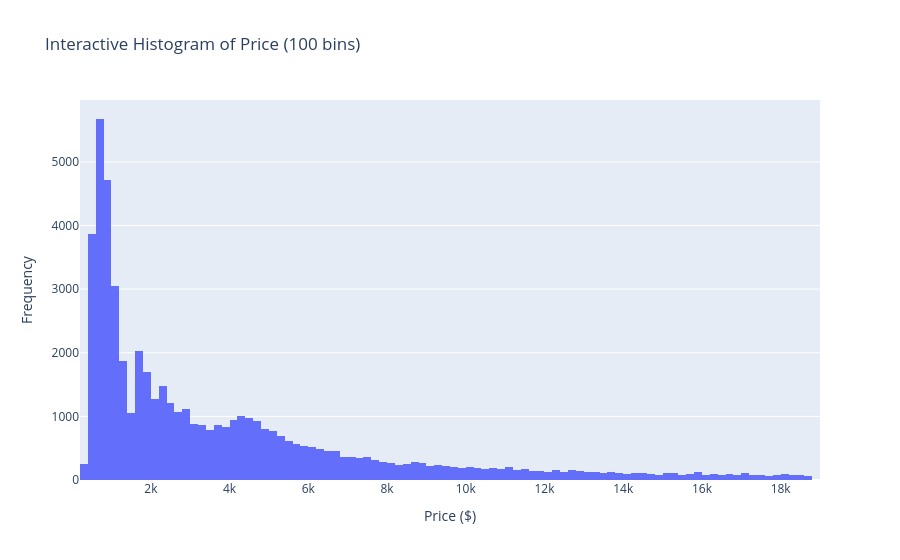

The notebook cell saved with this chart:
### Code cell
# Interactive histogram of price with nbins=100
fig3 = px.histogram(diamonds_df, x='price', nbins=100,
                     title='Interactive Histogram of Price (100 bins)',
                     labels={'price': 'Price ($)'})
fig3.update_layout(xaxis_title='Price ($)', yaxis_title='Frequency')
fig3.show()

### Figure 1 — Plotly figure (JSON) as saved in the notebook; plotly's stock layout.template omitted (floating-point values rounded to 4 significant figures; data arrays with more than 128 entries replaced by an {"elided": "..."} marker saying what was removed)
{"data": [{"bingroup": "x", "hovertemplate": "Price ($)=%{x}<br>count=%{y}<extra></extra>", "legendgroup": "", "marker": {"color": "#636efa", "pattern": {"shape": ""}}, "name": "", "nbinsx": 100, "orientation": "v", "showlegend": false, "type": "histogram", "x": {"elided": "53940 int values"}, "xaxis": "x", "yaxis": "y"}], "layout": {"barmode": "relative", "legend": {"tracegroupgap": 0}, "title": {"text": "Interactive Histogram of Price (100 bins)"}, "xaxis": {"anchor": "y", "domain": [0, 1], "title": {"text": "Price ($)"}}, "yaxis": {"anchor": "x", "domain": [0, 1], "title": {"text": "Frequency"}}}}
